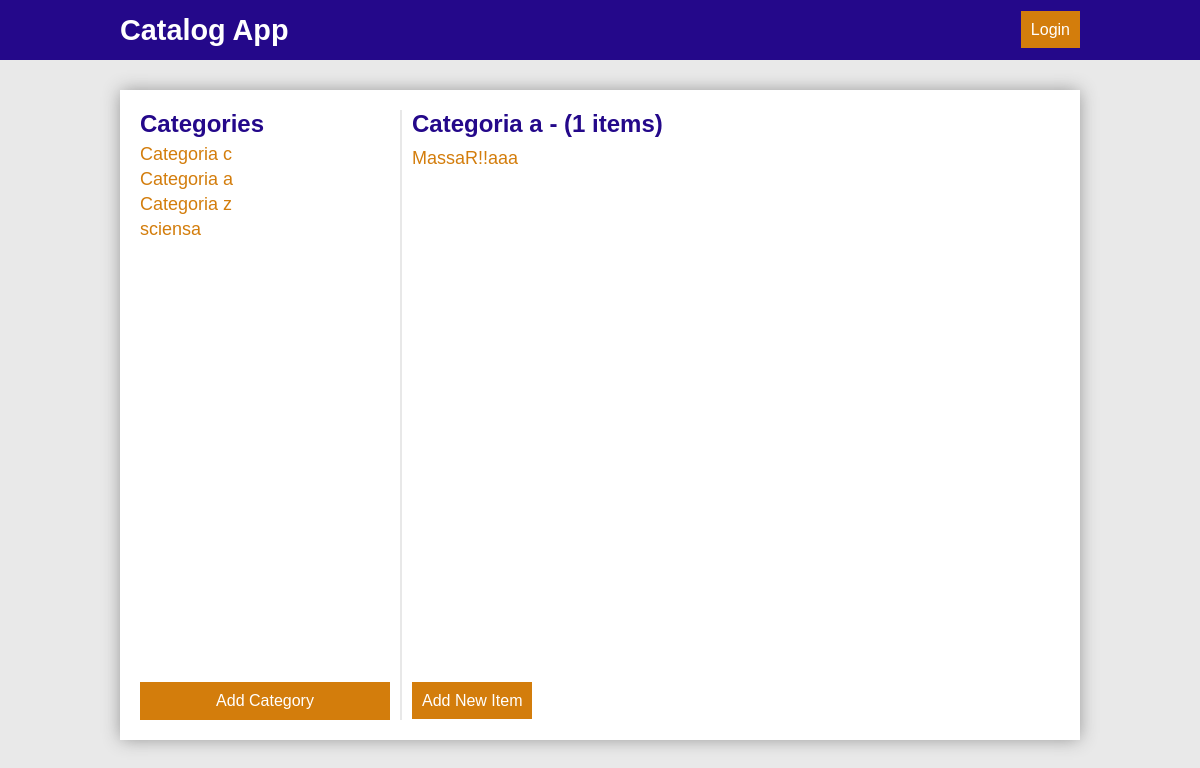
Page /catalog/3/items on the committed database.
### models.py (models this page shows, shortened)
class Category(Base):
    __tablename__ = 'category'
    id = Column(Integer, primary_key=True)
    title = Column(String(120), nullable=False)
    user_id = Column(Integer, ForeignKey('user.id'))
    user = relationship(User)
    created_at = Column(TIMESTAMP, default=datetime.utcnow, nullable=False)
    updated_at = Column(TIMESTAMP, default=datetime.utcnow,
                        onupdate=datetime.utcnow, nullable=False)

class Item(Base):
    __tablename__ = 'item'
    id = Column(Integer, primary_key=True)
    title = Column(String(120), nullable=False)
    description = Column(String(400), nullable=False)
    user_id = Column(Integer, ForeignKey('user.id'))
    user = relationship(User)
    created_at = Column(TIMESTAMP, default=datetime.utcnow, nullable=False)
    updated_at = Column(TIMESTAMP, default=datetime.utcnow,
                        onupdate=datetime.utcnow, nullable=False)
    categoryId = Column(Integer, ForeignKey('category.id'))
    category = relationship(Category)

### main.py (the view)
@app.route("/catalog/<int:categoryId>/items")
def showCatalogItems(categoryId):
    categories = crud.getAllCategories()
    items = crud.getItemsByCategory(categoryId)
    category = crud.getCategoryById(categoryId)
    logged = userIsLogged()
    owner = userIsOwner(category) if logged else False
    return render_template('items.html', categories=categories, items=items, itemsCount=len(items), category=category, logged=logged, owner=owner)  # noqa

### crud.py (called while the page is built)
def getAllCategories():
    return session.query(Category).all()

def getItemsByCategory(categoryId):
    return session.query(Item).order_by(
        Item.created_at).filter_by(categoryId=categoryId).all()

def getCategoryById(categoryId):
    return session.query(Category).filter_by(id=categoryId).one()

### main.py (called while the page is built)
@app.before_request
def getCurrentUser():
    if 'email' in login_session:
        user = crud.getUserByEmail(login_session['email'])
        if user is not None:
            g.user = user
            g.userId = user.id
            g.userName = user.name
            g.userPicture = user.picture
            g.userEmail = user.email
    else:
        g.user = None

def userIsLogged():
    return False if 'username' not in login_session else True

### templates/items.html (shortened to what this page needs)
{% extends "layout.html" %} {% block title %}Index{% endblock %} {% block head %} {{ super() }} {% endblock %}{%block navbar%}{{
super() }}{%endblock%}{% block content %}
<aside id="side">
    <div>
        <h3>Categories</h3>
        <ul>
            {% for c in categories %}
            <li>
                <a href="{{url_for('showCatalogItems', categoryTitle = c.title, categoryId = c.id)}}" class="list-item">{{c.title}}</a>
            </li>
            {% endfor %}
        </ul>
    </div>
    <a href="{{url_for('newCategory')}}" class="btn btn-primary">Add Category</a>
</aside>
<div id="line"></div>
<article id="article" class="main">
    <div>
        <div id="top-article">
            <h2>{{category.title}} - ({{itemsCount}} items) </h2>
        </div>
        <ul>
            {% for i in items %}
            <li>
                <a href="{{url_for('showItem', catalogItemId = i.category.id, itemId = i.id)}}" class="list">{{i.title}}
            </li>
            {% endfor %}
        </ul>
    </div>
    <div id="buttons">
        <a href="{{url_for('newItem')}}" class="btn btn-primary">Add New Item</a>
    </div>
</article>
{% endblock %}

### static/style.css (style rules this page uses)
* { box-sizing: border-box; margin: 0; font-family: Verdana, Geneva, Tahoma, sans-serif; }
body { background-color: #e9e9e9; }
ul { padding: 0; list-style-type: none; }
li a { font-size: 18px; text-decoration: none; display: block; color: #d37d0c; margin-bottom: 4px; }
.btn { border: 0em; color: #ffffff; padding: 10px 10px; font-size: 16px; text-decoration: none; color: #ffffff; text-align: center; }
.btn-primary { background-color: #d37d0c; }
.main { min-height: 75vh; }
.main h2 { font-size: 24px; color: #24088a; margin-bottom: 10px; }
.main { font-size: 14px; color: #383838; margin-bottom: 10px; }
#side { display: flex; justify-content: space-between; flex-direction: column; width: 250px; }
#side h3 { font-size: 24px; color: #24088a; margin-bottom: 6px; }
#side li { display: flex; align-items: center; }
#side .list-item { flex-grow: 1; }
#line { width: 2px; background-color: #cccccc73; margin: 0 10px; }
#article { flex-grow: 1; display: flex; justify-content: space-between; flex-direction: column; }
#top-article { display: flex; }

### rows in the picture
Category: title "Categoria c"
Category: title "Categoria a"
Category: title "Categoria z"
Category: title "sciensa"
Item: title "MassaR!!aaa"

### other values in the picture
{{ itemsCount }} "1"
